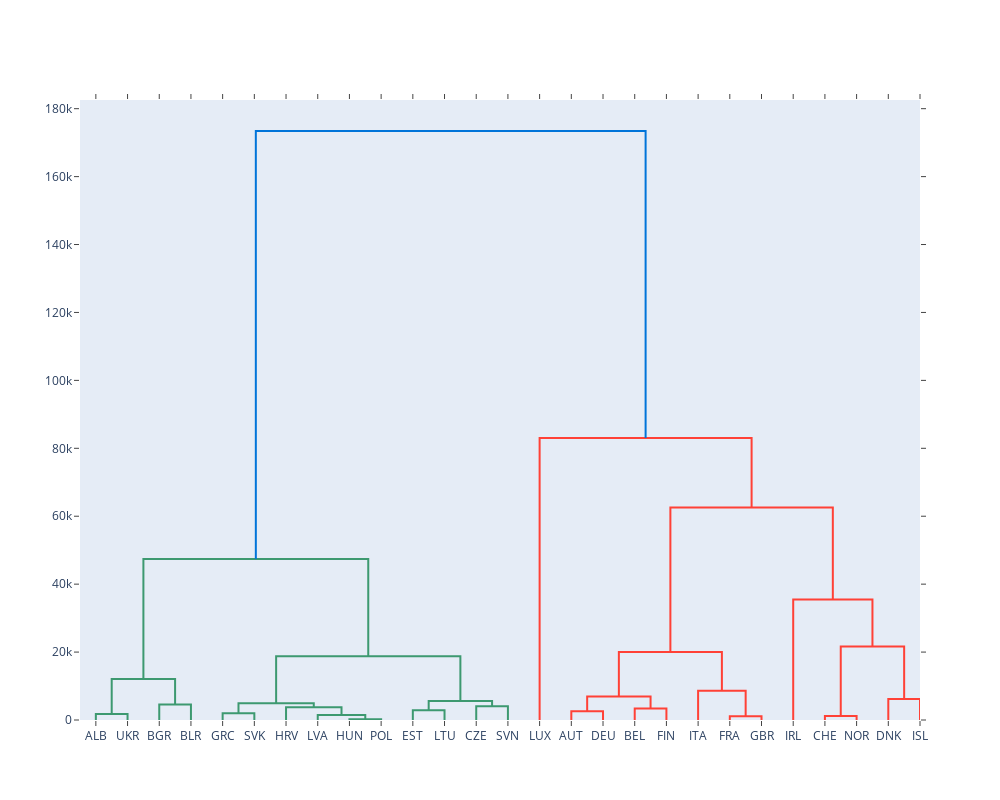

Source (notebook cell):
### Markdown cell above
# Analiza skupień

### Code cell
import plotly.figure_factory as ff
from scipy.cluster.hierarchy import linkage, ward, fcluster

fun = lambda x: linkage(x, "ward")
fun = lambda x: ward(x)

fig = ff.create_dendrogram(df, labels=df.index, linkagefun=fun)
fig.update_layout(width=1000, height=800)
fig.show()

### Figure 1 — Plotly figure (JSON) as saved in the notebook; plotly's stock layout.template omitted (floating-point values rounded to 4 significant figures)
{"data": [{"hoverinfo": "text", "marker": {"color": "rgb(61,153,112)"}, "mode": "lines", "type": "scatter", "x": [5, 5, 15, 15], "xaxis": "x", "y": [0, 1799.0, 1799.0, 0], "yaxis": "y"}, {"hoverinfo": "text", "marker": {"color": "rgb(61,153,112)"}, "mode": "lines", "type": "scatter", "x": [25, 25, 35, 35], "xaxis": "x", "y": [0, 4537.0, 4537.0, 0], "yaxis": "y"}, {"hoverinfo": "text", "marker": {"color": "rgb(61,153,112)"}, "mode": "lines", "type": "scatter", "x": [10, 10, 30, 30], "xaxis": "x", "y": [1799.0, 12040.0, 12040.0, 4537.0], "yaxis": "y"}, {"hoverinfo": "text", "marker": {"color": "rgb(61,153,112)"}, "mode": "lines", "type": "scatter", "x": [45, 45, 55, 55], "xaxis": "x", "y": [0, 1964.0, 1964.0, 0], "yaxis": "y"}, {"hoverinfo": "text", "marker": {"color": "rgb(61,153,112)"}, "mode": "lines", "type": "scatter", "x": [85, 85, 95, 95], "xaxis": "x", "y": [0, 245.2, 245.2, 0], "yaxis": "y"}, {"hoverinfo": "text", "marker": {"color": "rgb(61,153,112)"}, "mode": "lines", "type": "scatter", "x": [75, 75, 90, 90], "xaxis": "x", "y": [0, 1463.0, 1463.0, 245.2], "yaxis": "y"}, {"hoverinfo": "text", "marker": {"color": "rgb(61,153,112)"}, "mode": "lines", "type": "scatter", "x": [65, 65, 82.5, 82.5], "xaxis": "x", "y": [0, 3787.0, 3787.0, 1463.0], "yaxis": "y"}, {"hoverinfo": "text", "marker": {"color": "rgb(61,153,112)"}, "mode": "lines", "type": "scatter", "x": [50, 50, 73.75, 73.75], "xaxis": "x", "y": [1964.0, 4896.0, 4896.0, 3787.0], "yaxis": "y"}, {"hoverinfo": "text", "marker": {"color": "rgb(61,153,112)"}, "mode": "lines", "type": "scatter", "x": [105, 105, 115, 115], "xaxis": "x", "y": [0, 2876.0, 2876.0, 0], "yaxis": "y"}, {"hoverinfo": "text", "marker": {"color": "rgb(61,153,112)"}, "mode": "lines", "type": "scatter", "x": [125, 125, 135, 135], "xaxis": "x", "y": [0, 4051.0, 4051.0, 0], "yaxis": "y"}, {"hoverinfo": "text", "marker": {"color": "rgb(61,153,112)"}, "mode": "lines", "type": "scatter", "x": [110, 110, 130, 130], "xaxis": "x", "y": [2876.0, 5612.0, 5612.0, 4051.0], "yaxis": "y"}, {"hoverinfo": "text", "marker": {"color": "rgb(61,153,112)"}, "mode": "lines", "type": "scatter", "x": [61.88, 61.88, 120, 120], "xaxis": "x", "y": [4896.0, 18780.0, 18780.0, 5612.0], "yaxis": "y"}, {"hoverinfo": "text", "marker": {"color": "rgb(61,153,112)"}, "mode": "lines", "type": "scatter", "x": [20, 20, 90.94, 90.94], "xaxis": "x", "y": [12040.0, 47440.0, 47440.0, 18780.0], "yaxis": "y"}, {"hoverinfo": "text", "marker": {"color": "rgb(255,65,54)"}, "mode": "lines", "type": "scatter", "x": [155, 155, 165, 165], "xaxis": "x", "y": [0, 2547.0, 2547.0, 0], "yaxis": "y"}, {"hoverinfo": "text", "marker": {"color": "rgb(255,65,54)"}, "mode": "lines", "type": "scatter", "x": [175, 175, 185, 185], "xaxis": "x", "y": [0, 3422.0, 3422.0, 0], "yaxis": "y"}, {"hoverinfo": "text", "marker": {"color": "rgb(255,65,54)"}, "mode": "lines", "type": "scatter", "x": [160, 160, 180, 180], "xaxis": "x", "y": [2547.0, 6926.0, 6926.0, 3422.0], "yaxis": "y"}, {"hoverinfo": "text", "marker": {"color": "rgb(255,65,54)"}, "mode": "lines", "type": "scatter", "x": [205, 205, 215, 215], "xaxis": "x", "y": [0, 1112.0, 1112.0, 0], "yaxis": "y"}, {"hoverinfo": "text", "marker": {"color": "rgb(255,65,54)"}, "mode": "lines", "type": "scatter", "x": [195, 195, 210, 210], "xaxis": "x", "y": [0, 8635.0, 8635.0, 1112.0], "yaxis": "y"}, {"hoverinfo": "text", "marker": {"color": "rgb(255,65,54)"}, "mode": "lines", "type": "scatter", "x": [170, 170, 202.5, 202.5], "xaxis": "x", "y": [6926.0, 20030.0, 20030.0, 8635.0], "yaxis": "y"}, {"hoverinfo": "text", "marker": {"color": "rgb(255,65,54)"}, "mode": "lines", "type": "scatter", "x": [235, 235, 245, 245], "xaxis": "x", "y": [0, 1186.0, 1186.0, 0], "yaxis": "y"}, {"hoverinfo": "text", "marker": {"color": "rgb(255,65,54)"}, "mode": "lines", "type": "scatter", "x": [255, 255, 265, 265], "xaxis": "x", "y": [0, 6175.0, 6175.0, 0], "yaxis": "y"}, {"hoverinfo": "text", "marker": {"color": "rgb(255,65,54)"}, "mode": "lines", "type": "scatter", "x": [240, 240, 260, 260], "xaxis": "x", "y": [1186.0, 21660.0, 21660.0, 6175.0], "yaxis": "y"}, {"hoverinfo": "text", "marker": {"color": "rgb(255,65,54)"}, "mode": "lines", "type": "scatter", "x": [225, 225, 250, 250], "xaxis": "x", "y": [0, 35460.0, 35460.0, 21660.0], "yaxis": "y"}, {"hoverinfo": "text", "marker": {"color": "rgb(255,65,54)"}, "mode": "lines", "type": "scatter", "x": [186.2, 186.2, 237.5, 237.5], "xaxis": "x", "y": [20030.0, 62570.0, 62570.0, 35460.0], "yaxis": "y"}, {"hoverinfo": "text", "marker": {"color": "rgb(255,65,54)"}, "mode": "lines", "type": "scatter", "x": [145, 145, 211.9, 211.9], "xaxis": "x", "y": [0, 83050.0, 83050.0, 62570.0], "yaxis": "y"}, {"hoverinfo": "text", "marker": {"color": "rgb(0,116,217)"}, "mode": "lines", "type": "scatter", "x": [55.47, 55.47, 178.4, 178.4], "xaxis": "x", "y": [47440.0, 173400.0, 173400.0, 83050.0], "yaxis": "y"}], "layout": {"autosize": false, "height": 800, "hovermode": "closest", "showlegend": false, "width": 1000, "xaxis": {"mirror": "allticks", "rangemode": "tozero", "showgrid": false, "showline": true, "showticklabels": true, "tickmode": "array", "ticks": "outside", "ticktext": ["ALB", "UKR", "BGR", "BLR", "GRC", "SVK", "HRV", "LVA", "HUN", "POL", "EST", "LTU", "CZE", "SVN", "LUX", "AUT", "DEU", "BEL", "FIN", "ITA", "FRA", "GBR", "IRL", "CHE", "NOR", "DNK", "ISL"], "tickvals": [5, 15, 25, 35, 45, 55, 65, 75, 85, 95, 105, 115, 125, 135, 145, 155, 165, 175, 185, 195, 205, 215, 225, 235, 245, 255, 265], "type": "linear", "zeroline": false}, "yaxis": {"mirror": "allticks", "rangemode": "tozero", "showgrid": false, "showline": true, "showticklabels": true, "ticks": "outside", "type": "linear", "zeroline": false}}}
